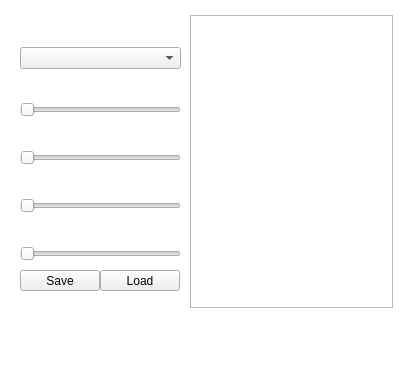
<?xml version="1.0" encoding="UTF-8"?>
<ui version="4.0">
 <class>CreateAvatar</class>
 <widget class="QMainWindow" name="CreateAvatar">
  <property name="geometry">
   <rect>
    <x>0</x>
    <y>0</y>
    <width>411</width>
    <height>370</height>
   </rect>
  </property>
  <property name="windowTitle">
   <string>MainWindow</string>
  </property>
  <widget class="QWidget" name="centralwidget">
   <widget class="QWidget" name="layoutWidget">
    <property name="geometry">
     <rect>
      <x>20</x>
      <y>20</y>
      <width>161</width>
      <height>241</height>
     </rect>
    </property>
    <layout class="QVBoxLayout" name="verticalLayout">
     <item>
      <widget class="QLabel" name="body_type_label">
       <property name="font">
        <font>
         <pointsize>12</pointsize>
        </font>
       </property>
       <property name="styleSheet">
        <string notr="true">color: rgb(255, 255, 255);</string>
       </property>
       <property name="text">
        <string>Body Type</string>
       </property>
      </widget>
     </item>
     <item>
      <widget class="QComboBox" name="SexComboBox">
       <property name="styleSheet">
        <string notr="true">font: 12pt &quot;Bernard MT Condensed&quot;;</string>
       </property>
      </widget>
     </item>
     <item>
      <widget class="QLabel" name="race_label">
       <property name="font">
        <font>
         <pointsize>12</pointsize>
        </font>
       </property>
       <property name="styleSheet">
        <string notr="true">color: rgb(255, 255, 255);</string>
       </property>
       <property name="text">
        <string>Race</string>
       </property>
      </widget>
     </item>
     <item>
      <widget class="QSlider" name="HSlid">
       <property name="styleSheet">
        <string notr="true">font: 12pt &quot;Bernard MT Condensed&quot;;</string>
       </property>
       <property name="minimum">
        <number>0</number>
       </property>
       <property name="maximum">
        <number>5</number>
       </property>
       <property name="pageStep">
        <number>1</number>
       </property>
       <property name="value">
        <number>0</number>
       </property>
       <property name="orientation">
        <enum>Qt::Horizontal</enum>
       </property>
      </widget>
     </item>
     <item>
      <widget class="QLabel" name="hair_label">
       <property name="font">
        <font>
         <pointsize>12</pointsize>
        </font>
       </property>
       <property name="styleSheet">
        <string notr="true">color: rgb(255, 255, 255);</string>
       </property>
       <property name="text">
        <string>Hair</string>
       </property>
      </widget>
     </item>
     <item>
      <widget class="QSlider" name="HSlid1">
       <property name="styleSheet">
        <string notr="true">font: 12pt &quot;Bernard MT Condensed&quot;;</string>
       </property>
       <property name="maximum">
        <number>5</number>
       </property>
       <property name="pageStep">
        <number>1</number>
       </property>
       <property name="orientation">
        <enum>Qt::Horizontal</enum>
       </property>
      </widget>
     </item>
     <item>
      <widget class="QLabel" name="eyes_label">
       <property name="font">
        <font>
         <pointsize>12</pointsize>
        </font>
       </property>
       <property name="styleSheet">
        <string notr="true">color: rgb(255, 255, 255);</string>
       </property>
       <property name="text">
        <string>Eyes</string>
       </property>
      </widget>
     </item>
     <item>
      <widget class="QSlider" name="HSlid3">
       <property name="styleSheet">
        <string notr="true">font: 12pt &quot;Bernard MT Condensed&quot;;</string>
       </property>
       <property name="maximum">
        <number>5</number>
       </property>
       <property name="pageStep">
        <number>1</number>
       </property>
       <property name="orientation">
        <enum>Qt::Horizontal</enum>
       </property>
      </widget>
     </item>
     <item>
      <widget class="QLabel" name="rot_label">
       <property name="font">
        <font>
         <pointsize>12</pointsize>
        </font>
       </property>
       <property name="styleSheet">
        <string notr="true">color: rgb(255, 255, 255);</string>
       </property>
       <property name="text">
        <string>Rot</string>
       </property>
      </widget>
     </item>
     <item>
      <widget class="QSlider" name="HSlid4">
       <property name="styleSheet">
        <string notr="true">font: 12pt &quot;Bernard MT Condensed&quot;;</string>
       </property>
       <property name="maximum">
        <number>5</number>
       </property>
       <property name="pageStep">
        <number>1</number>
       </property>
       <property name="orientation">
        <enum>Qt::Horizontal</enum>
       </property>
      </widget>
     </item>
    </layout>
   </widget>
   <widget class="QGraphicsView" name="graphicsView_backg">
    <property name="enabled">
     <bool>true</bool>
    </property>
    <property name="geometry">
     <rect>
      <x>-10</x>
      <y>-10</y>
      <width>451</width>
      <height>381</height>
     </rect>
    </property>
    <property name="minimumSize">
     <size>
      <width>424</width>
      <height>331</height>
     </size>
    </property>
    <property name="maximumSize">
     <size>
      <width>10000</width>
      <height>10000</height>
     </size>
    </property>
    <property name="styleSheet">
     <string notr="true">background-image: url(:/res/res/backg_taverna.png);</string>
    </property>
   </widget>
   <widget class="QPushButton" name="pushButton_Save">
    <property name="geometry">
     <rect>
      <x>20</x>
      <y>270</y>
      <width>80</width>
      <height>21</height>
     </rect>
    </property>
    <property name="styleSheet">
     <string notr="true">font: 12pt &quot;Bernard MT Condensed&quot;;</string>
    </property>
    <property name="text">
     <string>Save</string>
    </property>
   </widget>
   <widget class="QGraphicsView" name="graphicsView_frame">
    <property name="geometry">
     <rect>
      <x>190</x>
      <y>15</y>
      <width>203</width>
      <height>293</height>
     </rect>
    </property>
    <property name="autoFillBackground">
     <bool>true</bool>
    </property>
    <property name="styleSheet">
     <string notr="true">background-image: url(:/res/res/frame.png);</string>
    </property>
   </widget>
   <widget class="QGraphicsView" name="graphicsView">
    <property name="geometry">
     <rect>
      <x>210</x>
      <y>30</y>
      <width>161</width>
      <height>261</height>
     </rect>
    </property>
    <property name="styleSheet">
     <string notr="true">background-color: rgba(255, 255, 255, 0);</string>
    </property>
    <property name="backgroundBrush">
     <brush brushstyle="NoBrush">
      <color alpha="255">
       <red>0</red>
       <green>0</green>
       <blue>0</blue>
      </color>
     </brush>
    </property>
    <property name="foregroundBrush">
     <brush brushstyle="NoBrush">
      <color alpha="255">
       <red>0</red>
       <green>0</green>
       <blue>0</blue>
      </color>
     </brush>
    </property>
   </widget>
   <widget class="QPushButton" name="pushButton_Load">
    <property name="geometry">
     <rect>
      <x>100</x>
      <y>270</y>
      <width>80</width>
      <height>21</height>
     </rect>
    </property>
    <property name="styleSheet">
     <string notr="true">font: 12pt &quot;Bernard MT Condensed&quot;;</string>
    </property>
    <property name="text">
     <string>Load</string>
    </property>
   </widget>
   <zorder>graphicsView_backg</zorder>
   <zorder>layoutWidget</zorder>
   <zorder>pushButton_Save</zorder>
   <zorder>graphicsView_frame</zorder>
   <zorder>pushButton_Load</zorder>
   <zorder>graphicsView</zorder>
  </widget>
 </widget>
 <resources/>
 <connections/>
</ui>
